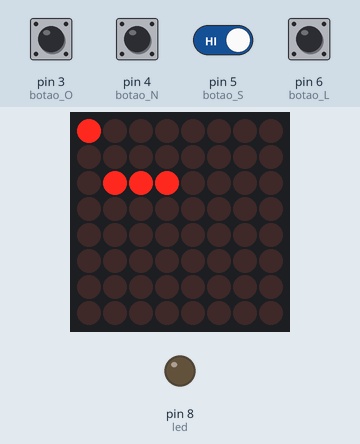
The sketch below on a simulated Arduino Uno, built with avr-gcc and run on an emulated ATmega328P. Shown: 8×8 LED matrix, output pins drawn as LEDs (lit = HIGH). The inputs (shaded band) are chosen by the test bench; at power-on: pin 3 (botao_O), pin 4 (botao_N), pin 5 (botao_S), pin 6 (botao_L) HIGH. Random numbers use the default seed unless the sketch sets one.

Above: at 1.8 s.
1.9 s: pin 3 (botao_O) pulled LOW for 0.6 s
At 2.4 s:
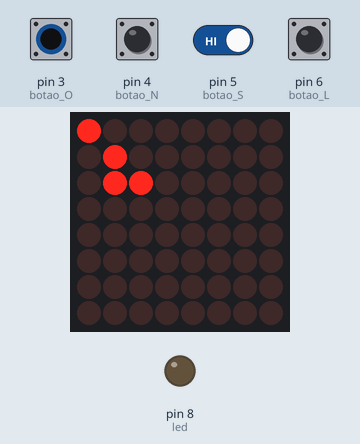
5.5 s: pin 4 (botao_N) pulled LOW for 0.6 s
At 6.0 s:
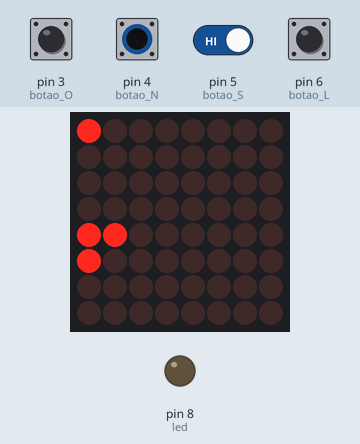
9.1 s: pin 6 (botao_L) pulled LOW for 0.6 s
11.2 s: pin 3 (botao_O) driven LOW and pin 5 (botao_S) driven LOW
At 12.1 s:
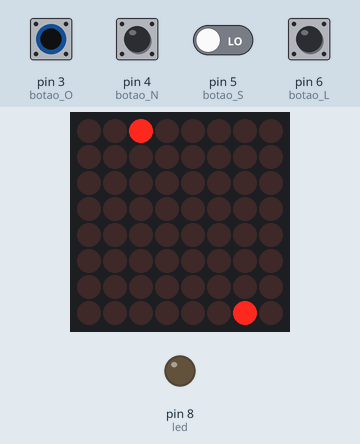
14.2 s: pin 5 (botao_S) driven HIGH
At 14.6 s:
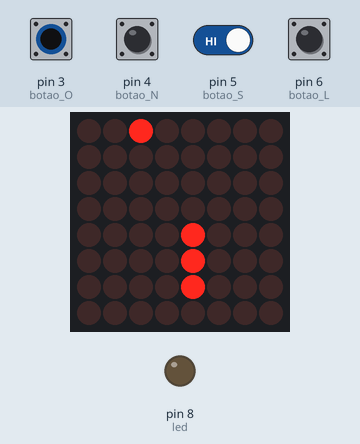
17.2 s: pin 5 (botao_S) driven LOW
At 23.7 s:
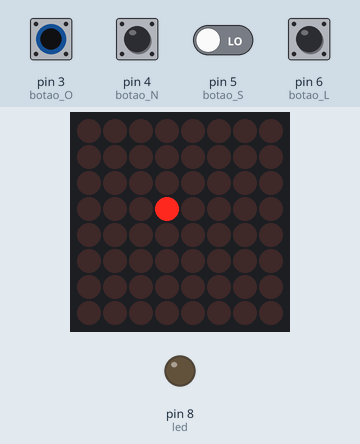
Timing chart, 0 to 23.9 s (numbered marks = the images above; inputs shaded):
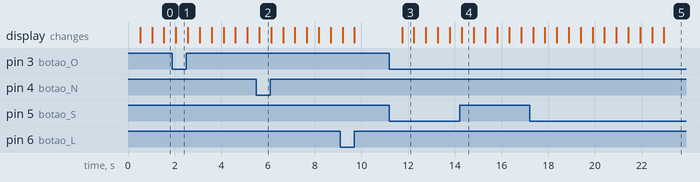

Measured:
- after the input at 11.2 s, the display: changes after 0.54 s (image 3)
- what the display in image 3 shows lasts 0.5 s, from 11.7 s to 12.2 s

The sketch:

codigo.ino
```cpp
#include "LedControl.h"
#include <TimerOne.h>

const int botao_O = 3, botao_N = 4, botao_S = 5, botao_L = 6, led = 8;

LedControl tabuleiro = LedControl(12, 11, 10, 1); // cria uma instância de uma Matriz
                                                 //pino 12 - DIN
                                                 //pino 11 - CLK
                                                 //pino 10 - CS

typedef struct cobra{
  int cabeca_linha;
  int cabeca_coluna;
  int tamanho;
  char posicao;
};


typedef struct comida{ //DEFINE A COMIDA
  int coluna;
  int linha;
};

cobra cobrinha;

comida comidinha;

int **matriz_tabuleiro;

int *vetor_linha, *vetor_coluna;
int comida_linha, comida_coluna;

void nasce_cobrinha(){
  int aux = random(4);
  int i;
  if(aux == 1){ // Oeste
    vetor_linha[0] = random(8);
    vetor_coluna[0] = random(5) + 1;
    cobrinha.posicao = 'O';
    cobrinha.tamanho = 3;
    vetor_linha[1] = vetor_linha[0];
    vetor_linha[2] = vetor_linha[0];
    vetor_coluna[1] = vetor_coluna[0] + 1;
    vetor_coluna[2] = vetor_coluna[1] + 1;
  }
  else if(aux == 2){ // Norte
    vetor_linha[0] = random(5)+ 2;
    vetor_coluna[0] = random(8);
    cobrinha.posicao = 'N';
    cobrinha.tamanho = 3;
    vetor_linha[1] = vetor_linha[0] - 1;
    vetor_coluna[1] = vetor_coluna[0];
    vetor_linha[2] = vetor_linha[1] - 1;
    vetor_coluna[2] = vetor_coluna[0];
  }
  else if(aux == 3){ // Leste
    vetor_coluna[0] = random(5)+2;
    vetor_linha[0] = random(8);
    cobrinha.posicao = 'L';
    cobrinha.tamanho = 3;
    vetor_linha[1] = vetor_linha[0] ;
    vetor_coluna[1] = vetor_coluna[0]-1;
    vetor_linha[2] = vetor_linha[0];
    vetor_coluna[2] = vetor_coluna[1]-1;
  }
  else{ // Sul
    vetor_linha[0] = random(5)+1;
    vetor_coluna[0] = random(8);
    cobrinha.posicao = 'S';
    cobrinha.tamanho = 3;
    vetor_linha[1] = vetor_linha[0]+1 ;
    vetor_coluna[1] = vetor_coluna[0];
    vetor_linha[2] = vetor_linha[1]+1;
    vetor_coluna[2] = vetor_coluna[1];

  }
}

void nasce_comida(){ //DEFINE A POSIÇÃO DA COMIDA
  comida_linha = random(8);
  comida_coluna = random(8);
  if( (comidinha.linha == vetor_linha) && (comida_coluna == vetor_coluna)){
    comida_linha = random(8);
    comida_coluna = random(8);
    }
  /*
  comidinha.coluna = random(8);
  comidinha.linha = random(8);
  while ((cobrinha.posicao == 'L' || cobrinha.posicao == 'O') && comidinha.linha == cobrinha.cabeca_linha){
      comidinha.linha = random(8);
  }
  while ((cobrinha.posicao == 'N' || cobrinha.posicao == 'S') && comidinha.coluna == cobrinha.cabeca_coluna){
      comidinha.coluna = random(8);
  }*/
}


void setup() {
  pinMode(led, OUTPUT);
  pinMode(botao_L, INPUT_PULLUP);
  pinMode(botao_O, INPUT_PULLUP);
  pinMode(botao_N, INPUT_PULLUP);
  pinMode(botao_S, INPUT_PULLUP);
  tabuleiro.shutdown(0, false); // habilita o display
  tabuleiro.setIntensity(0, 1); // define o brilho dos leds
 /*tabuleiro.clearDisplay(0);    // limpa o display*/
  randomSeed(analogRead(0));   //
  Serial.begin(9600);
  Timer1.initialize(7500000);
  Timer1.attachInterrupt(nasce_comida);
  matriz_tabuleiro = (int**)calloc(8,sizeof(int*));
  vetor_linha = (int*)calloc(3,sizeof(int));
  vetor_coluna = (int*)calloc(3,sizeof(int));
  int i, j;
  for(i=0; i<8; i++){
    matriz_tabuleiro[i] = (int*)calloc(8,sizeof(int));
  }
  /*for(i=0; i<8; i++){
    for(j=0; j<8; j++){
      matriz_tabuleiro[i][j] = 1;
      Serial.print(matriz_tabuleiro[i][j]);
      Serial.print(" ");
    }
    Serial.print("\n");
  }
  */
  //nasce_comida();
  nasce_cobrinha();
  }
  //tabuleiro.setLed(0, 2, 1, 1);

void imprime_matriz(){
  int i,k,m;
  for(k=0; k<8; k++){
    for(m=0; m<8; m++){
      matriz_tabuleiro[m][k] = 0;
    }
  }
  for(i=0; i<3; i++){
    matriz_tabuleiro[vetor_linha[i]][vetor_coluna[i]] = 1;
  }
  matriz_tabuleiro[comida_linha][comida_coluna] = 1;
  for(k=0; k<8; k++){
    for(m=0; m<8; m++){
      tabuleiro.setLed(0, m, k, matriz_tabuleiro[k][m]);
    }
  }
}

void andar(){
  int j=0, i, bot_O= digitalRead(botao_O),bot_L = digitalRead(botao_L),bot_S = digitalRead(botao_S),bot_N = digitalRead(botao_N);
  if (cobrinha.posicao == 'L'){
    for(j = cobrinha.tamanho - 1; j > 0; j--){
      vetor_coluna[j] = vetor_coluna[j-1];
      vetor_linha[j] = vetor_linha[j-1];
      }
    if(bot_N==LOW){
      cobrinha.posicao = 'N';
      vetor_linha[0] = vetor_linha[0] + 1;
    }
    else if(bot_S==LOW){
      cobrinha.posicao = 'S';
      vetor_linha[0] = vetor_linha[0] - 1;
    }
    else vetor_coluna[0] = vetor_coluna[0] + 1;
    imprime_matriz();
    delay(500);
  }

  if (cobrinha.posicao == 'O'){
    for(j = cobrinha.tamanho - 1; j > 0; j--){
      vetor_coluna[j] = vetor_coluna[j-1];
      vetor_linha[j] = vetor_linha[j-1];
      }
    if(bot_N==LOW){
      cobrinha.posicao = 'N';
      vetor_linha[0] = vetor_linha[0] + 1;
    }
    else if(bot_S==LOW){
      cobrinha.posicao = 'S';
      vetor_linha[0] = vetor_linha[0] - 1;
    }
    else vetor_coluna[0] = vetor_coluna[0] - 1;
    imprime_matriz();
    delay(500);
  }

  if (cobrinha.posicao == 'N'){
    for(j = cobrinha.tamanho - 1; j > 0; j--){
      vetor_coluna[j] = vetor_coluna[j-1];
      vetor_linha[j] = vetor_linha[j-1];
      }
    if(bot_L==LOW){
      cobrinha.posicao = 'L';
      vetor_coluna[0] = vetor_coluna[0] + 1;
    }
    else if(bot_O==LOW){
      cobrinha.posicao = 'O';
      vetor_coluna[0] = vetor_coluna[0] - 1;
    }
    else vetor_linha[0] = vetor_linha[0] + 1;
    imprime_matriz();
    delay(500);
  }

  if (cobrinha.posicao == 'S'){
    for(j = cobrinha.tamanho - 1; j > 0; j--){
      vetor_coluna[j] = vetor_coluna[j-1];
      vetor_linha[j] = vetor_linha[j-1];
      }
    if(bot_L==LOW){
      cobrinha.posicao = 'L';
      vetor_coluna[0] = vetor_coluna[0] + 1;
    }
    else if(bot_O==LOW){
      cobrinha.posicao = 'O';
      vetor_coluna[0] = vetor_coluna[0] - 1;
    }
    else vetor_linha[0] = vetor_linha[0] - 1;

    imprime_matriz();
    delay(500);
  }
}

void loop() {
  //direcao();
  //imprime_matriz();
  //delay(500);
 andar();
  /*nasce_comida(cobrinha);
  le_botao();*/
}
```
